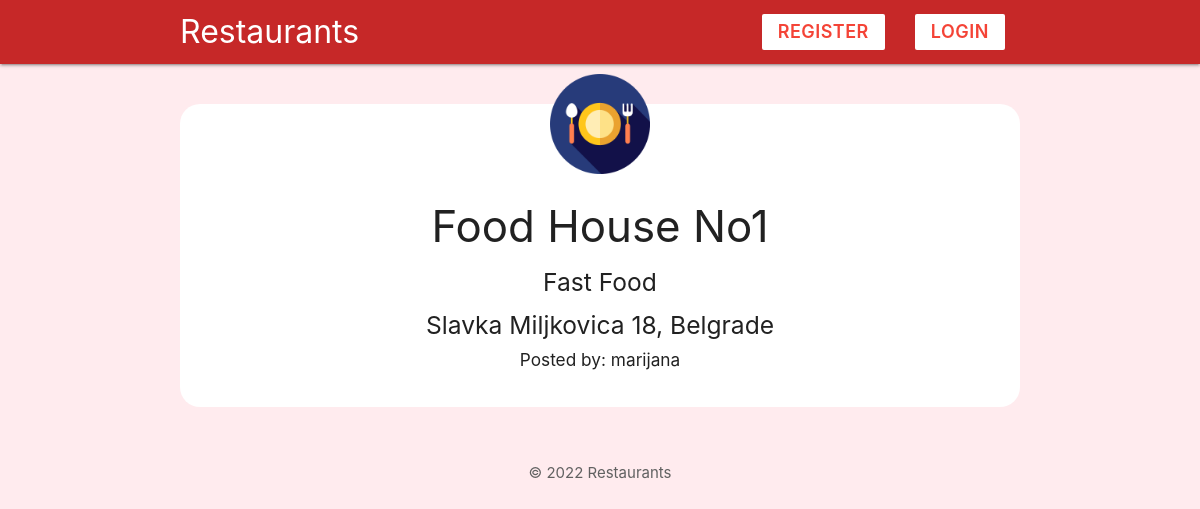
The page /restaurant.php?id=2 on the database as committed earlier.
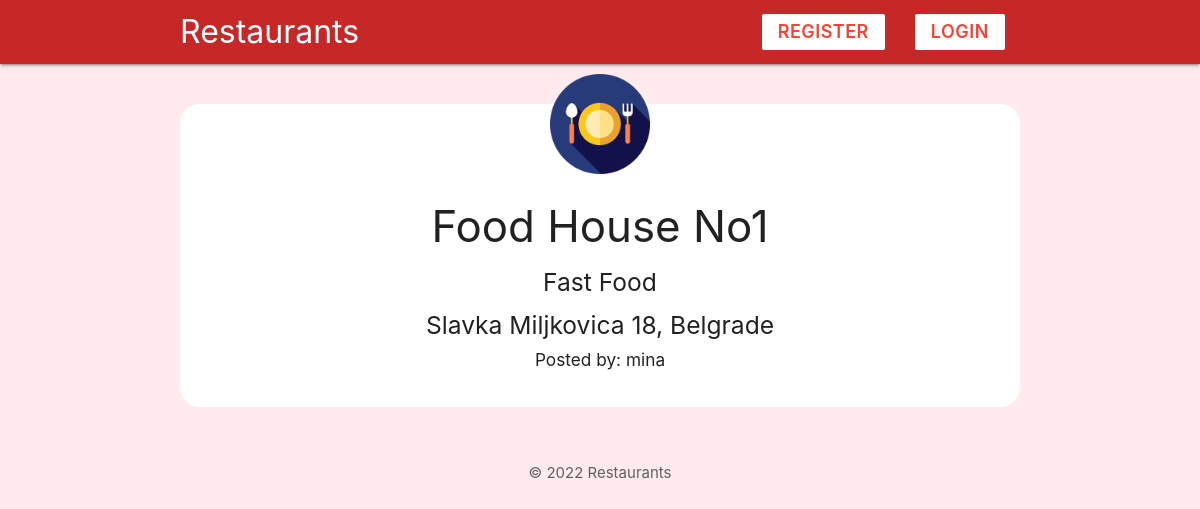
The same page on the database as committed later.
### tables this page shows
CREATE TABLE `restaurant` (
  `id` int(11) NOT NULL,
  `userid` int(11) NOT NULL,
  `name` varchar(150) NOT NULL,
  `city` varchar(100) NOT NULL,
  `type` varchar(100) NOT NULL,
  `address` varchar(100) NOT NULL
);

CREATE TABLE `user` (
  `id` int(11) NOT NULL,
  `email` varchar(100) NOT NULL,
  `username` varchar(100) NOT NULL,
  `password` varchar(100) NOT NULL,
  `nationality` varchar(100) NOT NULL
);

### config/session.php (called while the page is built, shortened)
<?php
$loggedId = $_SESSION['id']  ?? 0;

### restaurant.php (the view, shortened to what this page needs)
<?php
include('config/db_connect.php');
if (isset($_GET['id'])) {
    $id = mysqli_real_escape_string($conn, $_GET['id']);
    $query = "SELECT * FROM restaurant WHERE id = $id";
    $result = mysqli_query($conn, $query);
    $restaurant = mysqli_fetch_assoc($result);
    $userid = $restaurant['userid'];
    $query = "SELECT * FROM user WHERE id = $userid";
    $result = mysqli_query($conn, $query);
    $creator = mysqli_fetch_assoc($result);
}
?>
<!DOCTYPE html>
<html lang="en">
<?php include('templates/header.php'); ?>
<?php if ($restaurant == null) : ?>
    <h1 class="center">There is no such restaurant!</h1>
    <div class="center">
        <a href="index.php" class="btn center red darken-2">Return</a>
    </div>
<?php else : ?>
    <div class="container center">
        <div class="card z-depth-0 radius-card" style="padding-bottom: 30px;">
            <img src="img/icon.png" alt="icon" class="icon-card">
            <h3><?php echo htmlspecialchars($restaurant['name']); ?></h3>
            <h5><?php echo htmlspecialchars($restaurant['type']); ?></h5>
            <h5><?php echo htmlspecialchars($restaurant['address']) .
                    ', ' . htmlspecialchars($restaurant['city']); ?></h5>
            <?php if ($userid == $loggedId) { ?>
                <form action="<?php echo $_SERVER['PHP_SELF'] ?>" method="POST" style="padding-top:20px">
                    <input type="hidden" name="id" value="<?php echo $id; ?>">
                    <input type="hidden" name="userid" value="<?php echo $userid; ?>">
                    <input type="submit" name="delete" value="delete" class="btn center red darken-2">
                </form>
            <?php } else { ?>
                <h6>Posted by: <?php echo $creator['username']; ?></h6>
            <?php }; ?>
        </div>
    </div>
<?php endif; ?>
<?php include('templates/footer.php'); ?>
</html>

### templates/header.php (shortened to what this page needs)
<?php
include('config/session.php');
?>
<head>
    <link rel="stylesheet" href="https://cdnjs.cloudflare.com/ajax/libs/materialize/1.0.0/css/materialize.min.css">
</head>
<body class="red lighten-5">
    <nav class="red darken-3">
        <div class="container">
            <a href="index.php" class="title-text">Restaurants</a>
            <?php if ($loggedId != 0) : ?>
                <ul class="right hide-on-small-and-down navul">
                    <li>
                        <a href="profile.php?id=<?php echo $loggedId ?>" class="btn white red-text nav-text z-depth-0">
                            Your profile
                        </a>
                    </li>
                    <li>
                        <a href="add.php" class="btn white red-text nav-text z-depth-0">
                            Add a Restaurant
                        </a>
                    </li>
                    <li style="padding-left:15px;">
                        <form action="" method="POST">
                            <input type="submit" name="logout" value="logout" class="btn white red-text nav-text z-depth-0">
                        </form>
                    </li>
                </ul>
            <?php else : ?>
                <ul class="right hide-on-small-and-down navul">
                    <li>
                        <a href="registration.php" class="btn white red-text nav-text z-depth-0">
                            Register
                        </a>
                    </li>
                    <li>
                        <a href="login.php" class="btn white red-text nav-text z-depth-0">
                            Login
                        </a>
                    </li>
                </ul>
            <?php endif; ?>
        </div>
    </nav>

### templates/footer.php
<footer style="padding-top: 40px">
    <div class="center grey-text text-darken-2">&copy; 2022 Restaurants</div>
</footer>
</body>

### templates/header.php (style rules this page uses)
.title-text { font-size: xx-large; }
.nav-text { font-size: large; font-weight: 600; }
.icon-card { width: 100px; margin: 40px auto -30px; display: block; position: relative; top: -30px; }
.radius-card { border-radius: 20px; }

Rows that differ between the two databases and show on the page:
changed user: username "marijana" → "mina"
